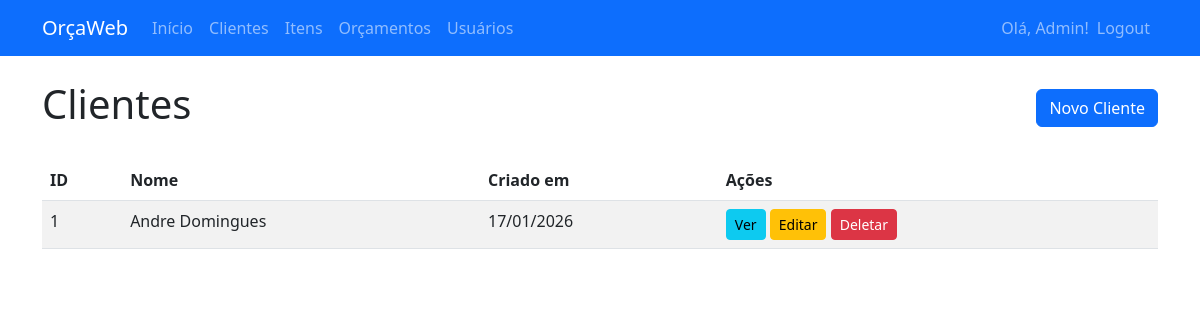
Screenshot of /clientes (signed in) with the database file from the repository.
### app/models.py (models this page shows)
class Usuario(db.Model, UserMixin):
    __tablename__ = 'usuarios'
    id = db.Column(db.Integer, primary_key=True)
    nome = db.Column(db.String(100), nullable=False)
    email = db.Column(db.String(120), unique=True, nullable=False)
    senha_hash = db.Column(db.String(128), nullable=False)
    ativo = db.Column(db.Boolean, default=True)
    orcamentos = db.relationship('Orcamento', backref='usuario', lazy=True)

class Cliente(db.Model):
    __tablename__ = 'clientes'
    id = db.Column(db.Integer, primary_key=True)
    nome = db.Column(db.String(100), nullable=False)
    observacoes = db.Column(db.Text)
    criado_em = db.Column(db.DateTime, default=datetime.utcnow)
    contatos = db.relationship('ContatoCliente', backref='cliente', lazy=True)
    enderecos = db.relationship('EnderecoCliente', backref='cliente', lazy=True)
    orcamentos = db.relationship('Orcamento', backref='cliente', lazy=True)

### app/routes.py (the view)
@bp.route('/clientes')
@login_required
def clientes():
    clientes = Cliente.query.all()
    return render_template('clientes.html', clientes=clientes, app_nome='OrçaWeb', empresa_nome='Sua Empresa', logo_url='')

### app/__init__.py (called while the page is built)
@login_manager.user_loader
def load_user(user_id):
    from .models import Usuario
    return Usuario.query.get(int(user_id))

### templates/clientes.html
{% extends "base.html" %}
{% block content %}
<div class="d-flex justify-content-between align-items-center mb-4">
    <h1>Clientes</h1>
    <a href="{{ url_for('main.cliente_novo') }}" class="btn btn-primary">Novo Cliente</a>
</div>
<table class="table table-striped">
    <thead>
        <tr>
            <th>ID</th>
            <th>Nome</th>
            <th>Criado em</th>
            <th>Ações</th>
        </tr>
    </thead>
    <tbody>
        {% for cliente in clientes %}
        <tr>
            <td>{{ cliente.id }}</td>
            <td>{{ cliente.nome }}</td>
            <td>{{ cliente.criado_em.strftime('%d/%m/%Y') }}</td>
            <td>
                <a href="{{ url_for('main.cliente_detalhes', id=cliente.id) }}" class="btn btn-sm btn-info">Ver</a>
                <a href="{{ url_for('main.cliente_editar', id=cliente.id) }}" class="btn btn-sm btn-warning">Editar</a>
                <a href="{{ url_for('main.cliente_deletar', id=cliente.id) }}" class="btn btn-sm btn-danger" onclick="return confirm('Tem certeza?')">Deletar</a>
            </td>
        </tr>
        {% endfor %}
    </tbody>
</table>
{% endblock %}

### templates/base.html (shortened to what this page needs)
<!DOCTYPE html>
<html lang="pt-BR">
<head>
    <link href="https://cdn.jsdelivr.net/npm/bootstrap@5.3.0/dist/css/bootstrap.min.css" rel="stylesheet">
    <link rel="stylesheet" href="https://cdn.jsdelivr.net/npm/bootstrap-icons@1.10.0/font/bootstrap-icons.css">
</head>
<body>
    <nav class="navbar navbar-expand-lg navbar-dark bg-primary">
        <div class="container">
            {% if logo_url %}
                <img src="{{ logo_url }}" alt="Logo" class="navbar-brand" style="height: 40px;">
            {% else %}
                <a class="navbar-brand" href="#">{{ app_nome }}</a>
            {% endif %}
            <div class="collapse navbar-collapse" id="navbarNav">
                <ul class="navbar-nav me-auto">
                    <li class="nav-item">
                        <a class="nav-link" href="{{ url_for('main.index') }}">Início</a>
                    </li>
                    <li class="nav-item">
                        <a class="nav-link" href="{{ url_for('main.clientes') }}">Clientes</a>
                    </li>
                    <li class="nav-item">
                        <a class="nav-link" href="{{ url_for('main.itens') }}">Itens</a>
                    </li>
                    <li class="nav-item">
                        <a class="nav-link" href="{{ url_for('main.orcamentos') }}">Orçamentos</a>
                    </li>
                    {% if current_user.is_authenticated and current_user.email == 'admin@example.com' %}
                    <li class="nav-item">
                        <a class="nav-link" href="{{ url_for('main.usuarios') }}">Usuários</a>
                    </li>
                    {% endif %}
                </ul>
                <ul class="navbar-nav d-flex align-items-center">
                    <li class="nav-item">
                        <span class="navbar-text">Olá, {{ current_user.nome }}!</span>
                    </li>
                    <li class="nav-item">
                        <a class="nav-link" href="{{ url_for('main.logout') }}">Logout</a>
                    </li>
                </ul>
            </div>
        </div>
    </nav>
    <div class="container mt-4">
        {% block content %}{% endblock %}
    </div>
</body>
</html>

### rows the page displays
Usuario: nome "Admin"
Cliente: id "1", nome "Andre Domingues", criado_em "17/01/2026"

### other values shown
{{ app_nome }} "OrçaWeb"
